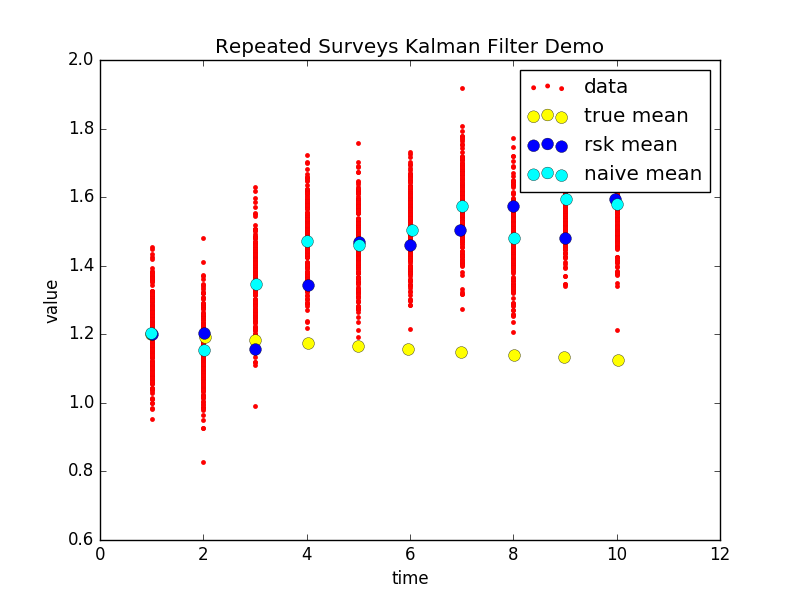

Here is the Python script that generated this plot:
import os
import sys
import scipy as sp
import numpy as np
import matplotlib.pyplot as plt
from scipy import matrix
from scipy.stats import gaussian_kde

# need to load parent module to run this script
sys.path.append("..")
from rsk.rsk import RSK
from rsk.panel import PanelSeries

def jitter(arr):
    err = .002*(max(arr)-min(arr))
    return arr + np.random.randn(len(arr)) * err

def trial():
    '''
    This example generates synthetic data following the model in equations 5-9 of
    http://folk.uio.no/jlind/papers/DP333.pdf
    '''
    # randomly chosen translation matrix
    Z = matrix([[1.2,.3]])

    # a slow moving transition matrix
    F = matrix([[0.99, 0.01], [0.01,0.99]])
    a0 = np.matrix([1,0]).transpose()

    sigma_value = 0.01  # variance of y
    Q = sigma_value*sp.eye(2)  # covariance matrix for alpha

    # generate alpha according to equation 5
    true_alpha = np.zeros((10,2,1))
    true_alpha[0] = a0
    for i in range(1,10):
        true_alpha[i] = F.dot(true_alpha[i-1])
    true_means = [Z.dot(a)[0].A1[0] for a in true_alpha]

    # generate observed alpha and y
    alpha = np.zeros((10,2,1))
    alpha[0] = a0
    for i in range(1,10):
        alpha[i] = F.dot(alpha[i-1]) + np.random.multivariate_normal([0,0], Q).reshape((-1,1))
    mu = [Z.dot(a)[0].A1[0] for a in alpha]
    y = np.random.multivariate_normal(mu, sigma_value*sp.eye(10), size=(1,200)).transpose()
    raw_means = y.mean(axis=1)

    rows = []
    for i,group in enumerate(y):
        for entry in group:
            rows.append([i, "A"] + entry.tolist())
    panel_series = PanelSeries.from_list(rows)

    # fit means with RSK
    rsk = RSK(F,Z)
    fitted_means, sigma_fitted = rsk.fit_em(panel_series, a0, sigma_value*Q)
    return true_means, raw_means, fitted_means, y

def example():
    '''
    Run and plot a trial
    '''
    true_means, raw_means, fitted_means, y = trial()
    #
    # plot figure
    #
    fig = plt.figure()
    t = [i+1 for i in range(10)]
    plt.scatter(np.repeat(sp.matrix(t), 200, axis=1).A1, y.reshape((-1,)), linewidths=0.01, s=12, c="r", label="data")
    plt.scatter(jitter(t), true_means, linewidths=0.25, s=72, c="yellow",label="true mean")
    plt.scatter(jitter(t), fitted_means, linewidths=0.25, s=72, c="blue", label="rsk mean")
    plt.scatter(jitter(t), raw_means, linewidths=0.25, s=72, c="cyan", label="naive mean")
    plt.legend()
    plt.title("Repeated Surveys Kalman Filter Demo")
    plt.xlabel("time")
    plt.ylabel("value")
    plt.savefig(os.path.join(os.path.dirname(__file__), "example.png"))
    plt.show()

def compute_error(X,Y):
    s = 0
    for x,y in zip(X,Y):
        s+=(x-y)**2
    return sp.sqrt(s)

def simulated_error(N):
    '''
    Repeats the simulation N times and plots the error density
    :param N:
    :return:
    '''
    raw_errors = []
    rsk_errors = []
    for i in range(N):
        true_means, raw_means, fitted_means, _ = trial()
        raw_errors.append(compute_error(true_means, raw_means))
        rsk_errors.append(compute_error(true_means, fitted_means))

    naive_mean, naive_std = np.mean(raw_errors), np.std(raw_errors)
    rsk_mean, rsk_std = np.mean(rsk_errors), np.std(rsk_errors)
    text = r"RSK: $\bar{\mu}=%.4f$, $\bar{\sigma}=%.4f$" % (rsk_mean, rsk_std) + "\n" + \
           r"Naive: $\bar{\mu}=%.4f$, $\bar{\sigma}=%.4f$" % (naive_mean, naive_std)


    print("Simulation results with %d trials:" % N)
    print("\tAvg. Naive means error=%.4f, stdev=%.4f" % (naive_mean,naive_std))
    print("\tAvg. RSK means error=%.4f, stdev=%.4f" % (rsk_mean,naive_std))

    # plot continuous density
    fig = plt.figure()
    density_raw = gaussian_kde(sp.vstack(raw_errors).flatten().tolist())
    density_rsk = gaussian_kde(sp.vstack(rsk_errors).flatten().tolist())

    xs = np.linspace(0,3,200)
    plt.plot(xs, density_raw(xs), color="blue", lw=3, label="Naive means error")
    plt.plot(xs, density_rsk(xs), color="red", lw=3, label="RSK means error")
    plt.legend()
    plt.title("Error density with %d trials" % N)
    plt.xlabel("l2 error size")
    plt.ylabel("value")
    plt.text(1.5, 0.6, text, bbox={'facecolor':'white', 'pad':10}, fontsize=12)
    plt.savefig(os.path.join(os.path.dirname(__file__), "error_density.png"))
    plt.show()


if __name__ == "__main__":
    example()
    simulated_error(100)